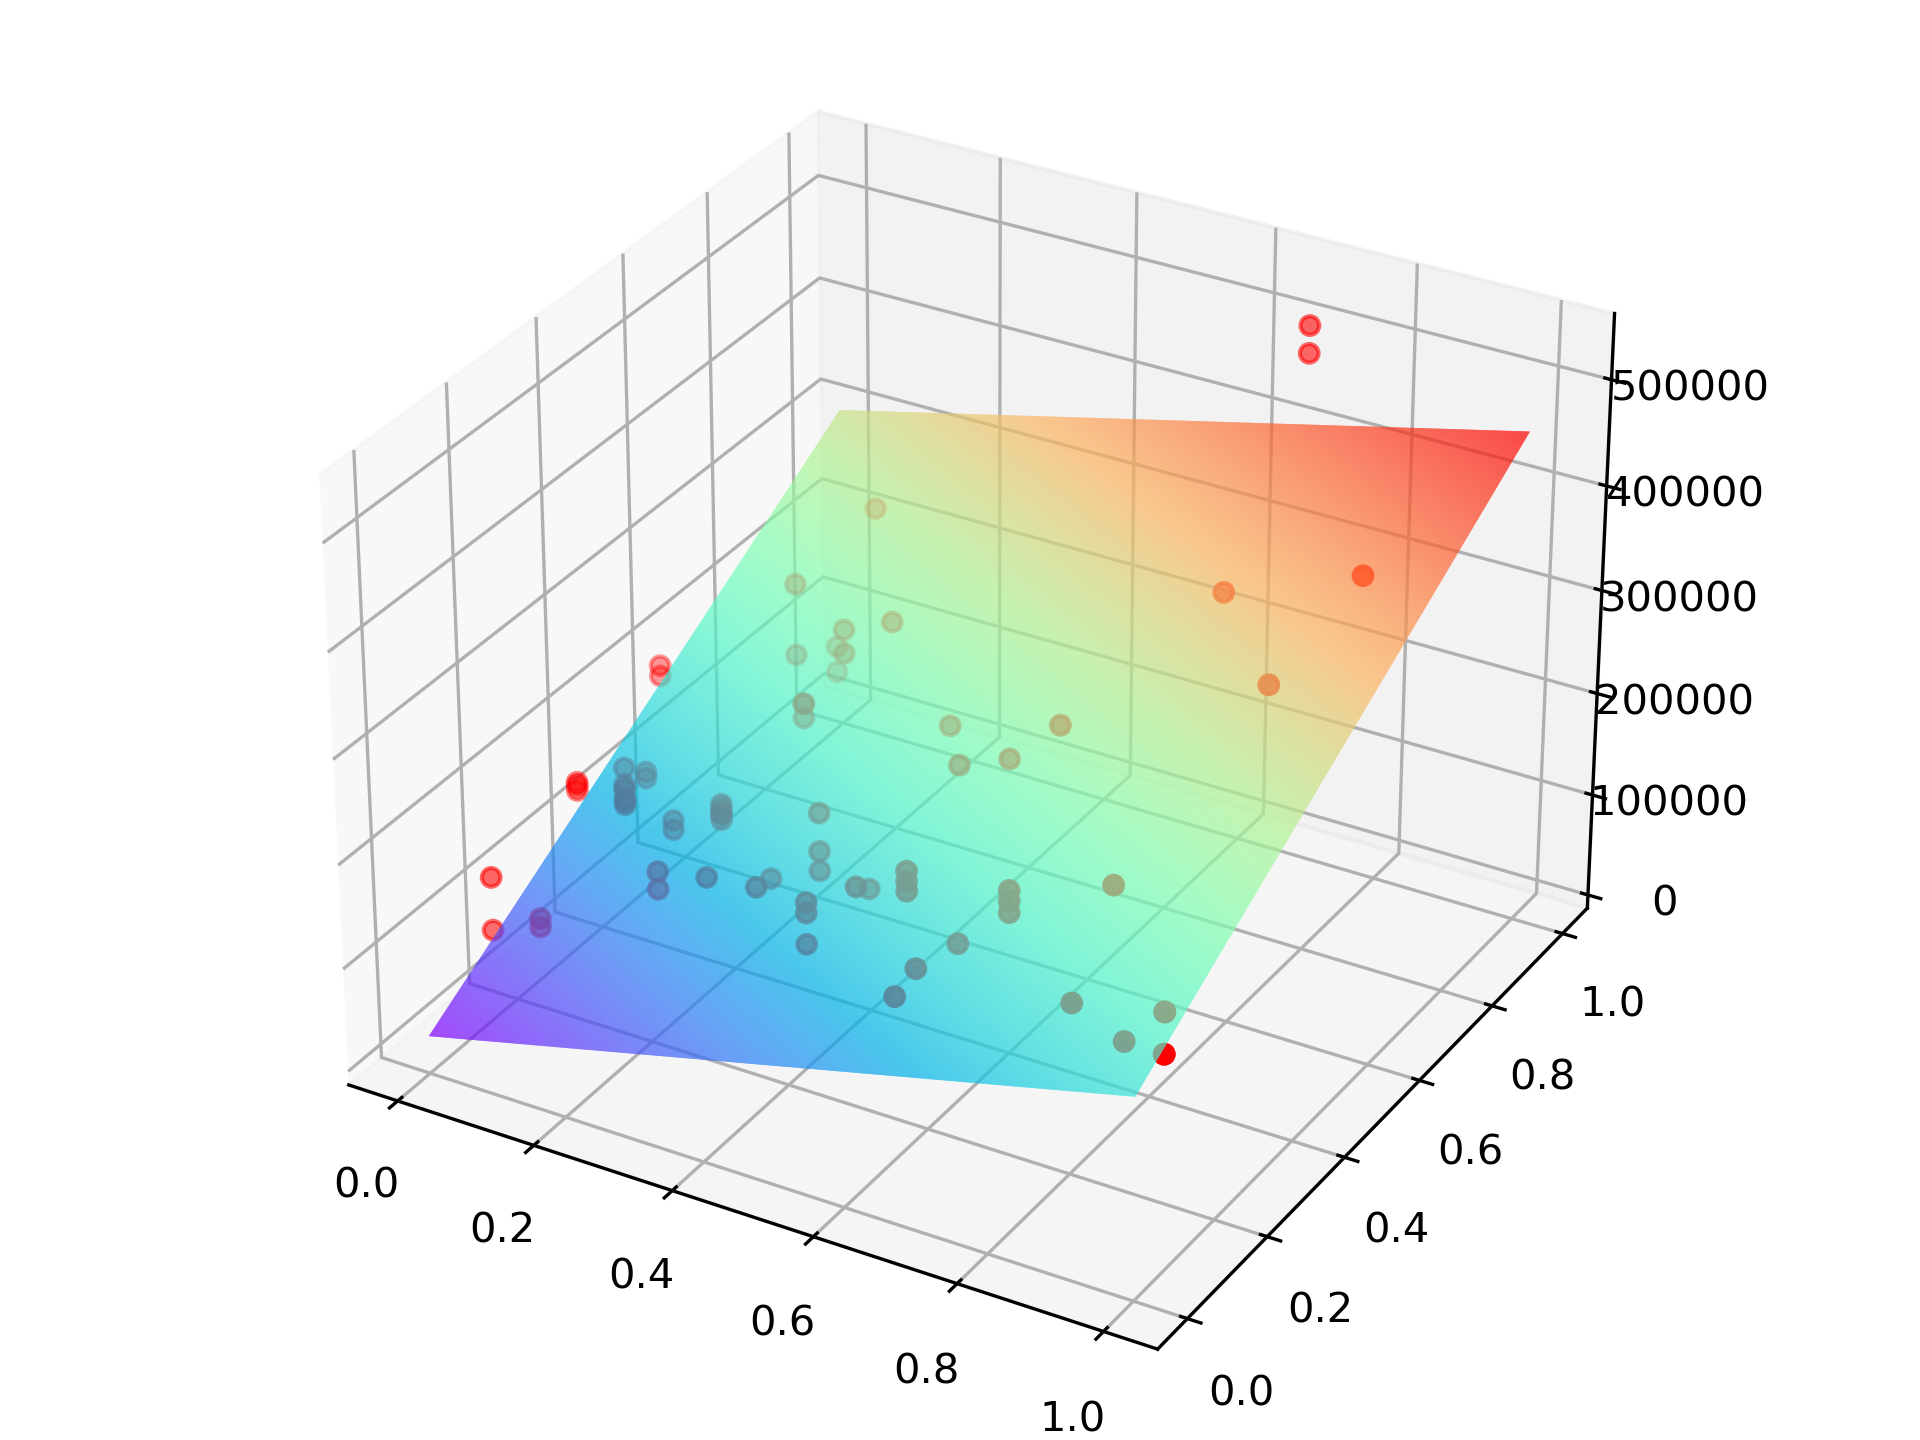

This figure's Python source:
import numpy as np
import matplotlib.pyplot as plt
from mpl_toolkits.mplot3d import Axes3D
from sklearn.linear_model import LinearRegression
import pandas as pd

if __name__ == "__main__":
    fig = plt.figure()
    ax = Axes3D(fig)
    df = pd.read_excel('US East.xlsx')
    df_price = df['Price'].tolist()
    df_Y = df['Y'].tolist()
    df_L = df['L'].tolist()
    ax.scatter(df_Y, df_L, df_price, c='r')

    x = np.arange(0, 1, 0.001)
    y = np.arange(0, 1, 0.001)
    X, Y = np.meshgrid(x, y)
    Z = 156614.81816578 * X + 281287.22740948 * Y + 23272.19982807935
    ax.plot_surface(X, Y, Z, rstride=1, cstride=1, cmap='rainbow')
    plt.savefig('1.png', dpi=300)
    plt.show()
    plt.clf()

